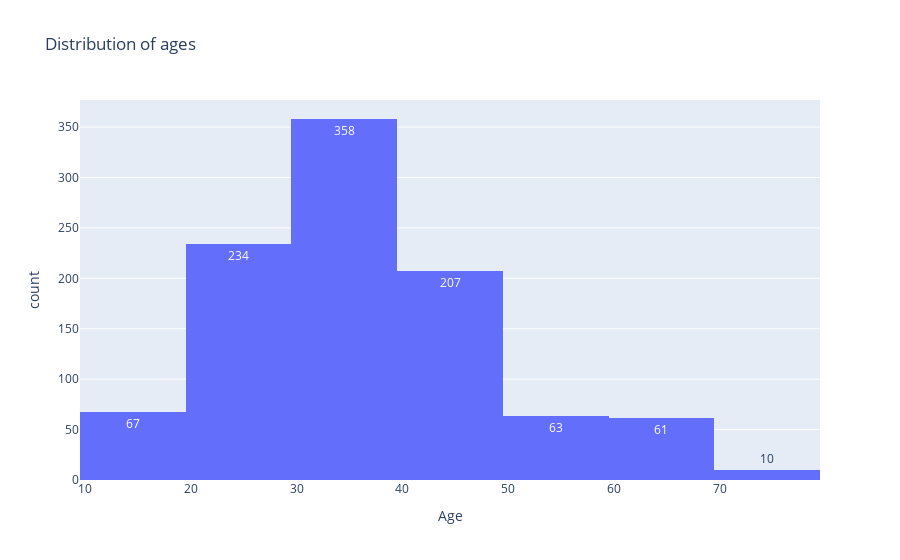

Notebook source saved alongside this figure:
### Markdown cell above
#### Age

### Code cell
fig = px.histogram(lung, x = 'Age', nbins = 10, title = 'Distribution of ages', text_auto = True)
fig.show()

### Figure 1 — Plotly figure (JSON) as saved in the notebook; plotly's stock layout.template omitted (floating-point values rounded to 4 significant figures; data arrays with more than 128 entries replaced by an {"elided": "..."} marker saying what was removed)
{"data": [{"alignmentgroup": "True", "bingroup": "x", "hovertemplate": "Age=%{x}<br>count=%{y}<extra></extra>", "legendgroup": "", "marker": {"color": "#636efa", "pattern": {"shape": ""}}, "name": "", "nbinsx": 10, "offsetgroup": "", "orientation": "v", "showlegend": false, "texttemplate": "%{value}", "type": "histogram", "x": {"elided": "1000 int values"}, "xaxis": "x", "yaxis": "y"}], "layout": {"barmode": "relative", "legend": {"tracegroupgap": 0}, "title": {"text": "Distribution of ages"}, "xaxis": {"anchor": "y", "domain": [0, 1], "title": {"text": "Age"}}, "yaxis": {"anchor": "x", "domain": [0, 1], "title": {"text": "count"}}}}
